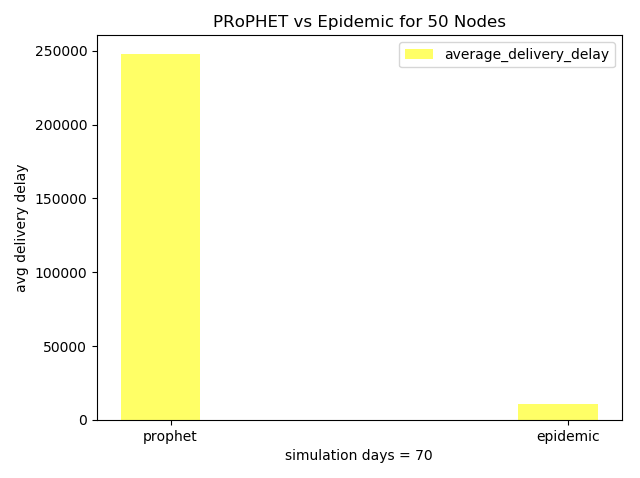

Python code for this plot:
# -*- coding: utf-8 -*-
"""
Created on Tue Sep 18 11:52:35 2018

@author: krishanth
"""

# -*- coding: utf-8 -*-
"""
Created on Tue Sep 18 10:47:05 2018

@author: krishanth
"""

#!/usr/bin/python
# Script to plot the stats extracted related to sent
# packets.
#
# Author: Asanga Udugama (adu@comnets.uni-bremen.de)
# Date: 22-aug-2017

import numpy as np
import matplotlib.pyplot as plt

n_groups = 2
   
average_delivery_delay = (252286, 10497)
#Delivery_Rate = (63.10, 61.55, 58.5, 54.26, 50, 47.12  ) 


fig, ax = plt.subplots()

index = np.arange(n_groups)
bar_width = 0.2

opacity = 0.6

rects1 = plt.bar(index, average_delivery_delay, bar_width,
                 alpha=opacity,
                 color='yellow', label='average_delivery_delay')

plt.xlabel('simulation days = 70')
plt.ylabel('avg delivery delay')
plt.title('PRoPHET vs Epidemic for 50 Nodes')
plt.xticks(index + (bar_width * 0.125), ('prophet', 'epidemic'))

plt.legend()

plt.tight_layout()
plt.show()
